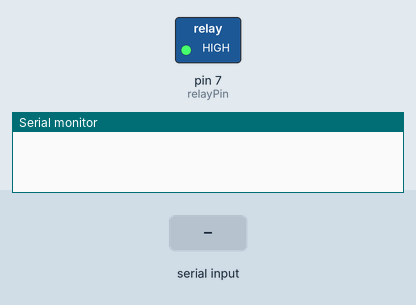
This sketch was run on a simulated Arduino Uno, built with avr-gcc and run on an emulated ATmega328P. Parts: switched loads named in the sketch (green lamp = pin HIGH), the last lines printed to the serial monitor. The test bench sets the inputs (shaded band).

Above: at 1.2 s.
1.3 s: "2" received over Serial
At 2.5 s:
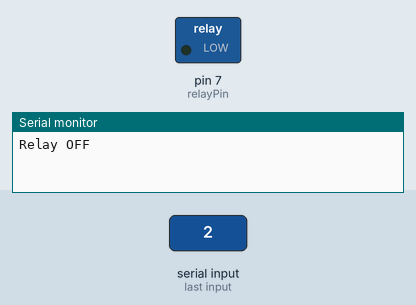
2.8 s: "1" received over Serial
At 3.7 s:
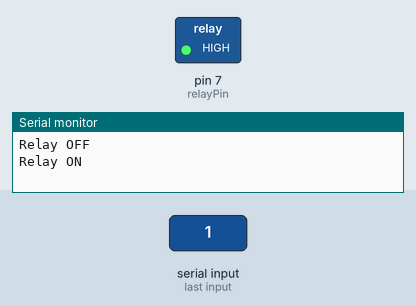
Timing chart, 0 to 5.8 s (numbered marks = the images above; inputs shaded):
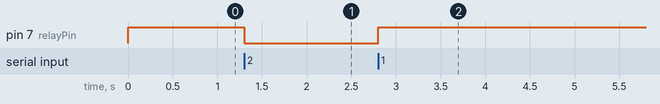

The sketch:

C22-2.ino
```cpp
#define relayPin 7

void setup() {
  pinMode(relayPin,OUTPUT);
  Serial.begin(9600);
  digitalWrite(relayPin,HIGH); // relay 초기상태 HIGH, C와 NO가 연결됨, motor 회전

}

void loop()
{
  if(Serial.available())
  {
    switch(Serial.read()){
      case '1': // relay Input이 HIGH이면, C와 NO가 연결됨, MOTOR 회전
    digitalWrite(relayPin,HIGH);
    Serial.println("Relay ON");
    break;
    case '2': //relay Input이 LOW이면, C와 NC가 연결됨, motor 정지
    digitalWrite(relayPin,LOW);
    Serial.println("Relay OFF");
    break;
  }
 }
}
```

Measured:
- after the input at 1.3 s, pin 7 (relayPin): HIGH → LOW at once
- after the input at 2.8 s, pin 7 (relayPin): LOW → HIGH at once
